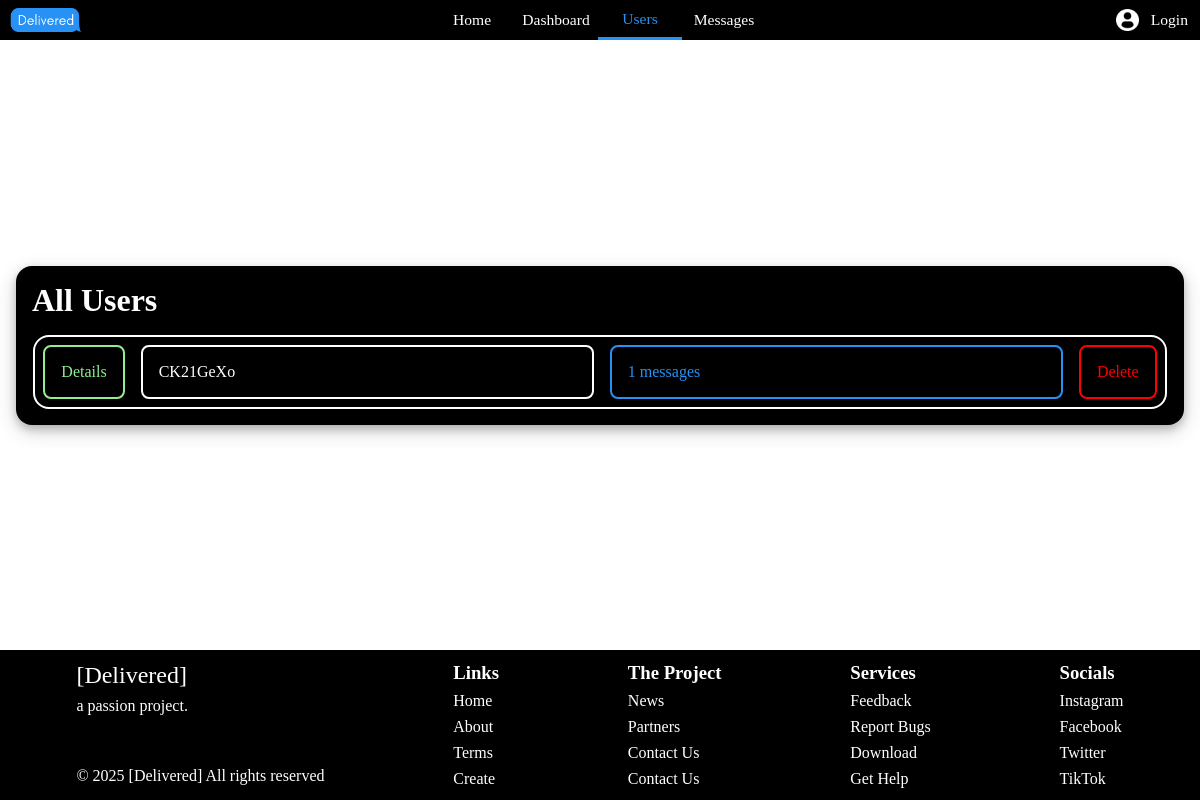
/users.php, run on an earlier commit of the app's database.
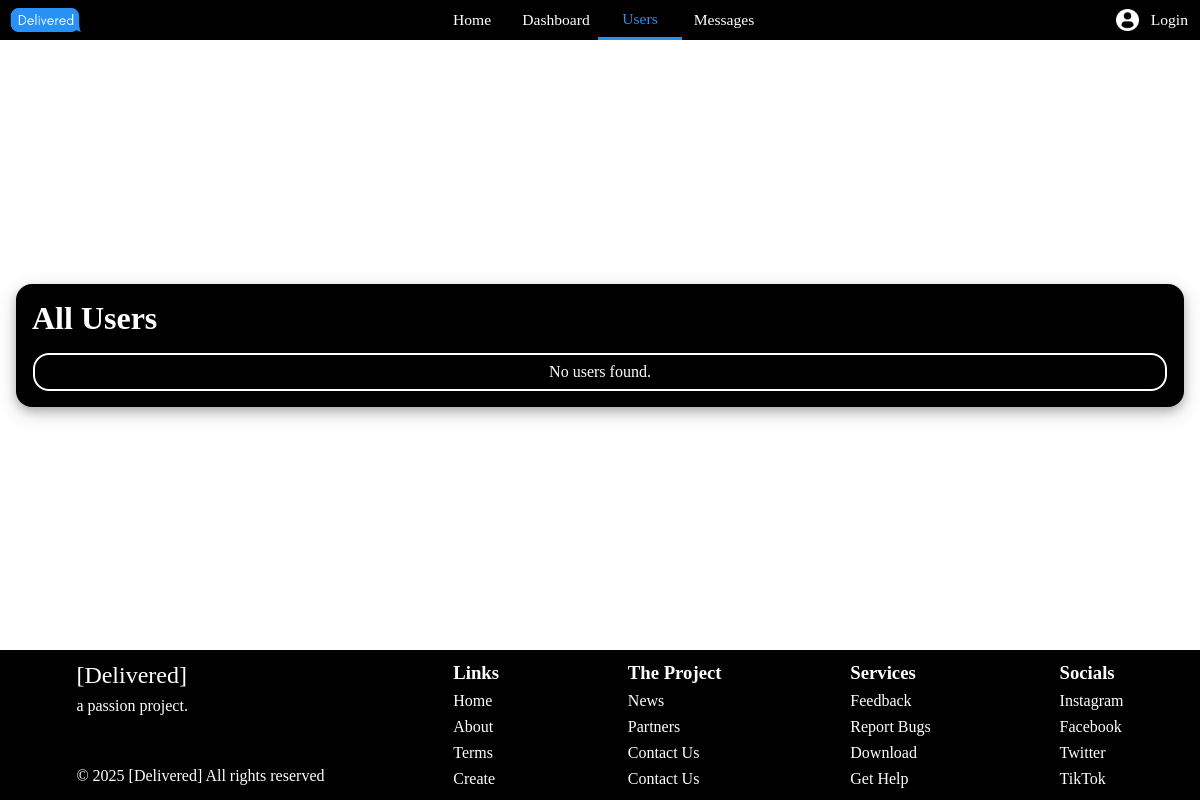
And on a later commit of the database.
### tables this page shows
CREATE TABLE IF NOT EXISTS `tbl_users` (
  `userID` int(11) NOT NULL AUTO_INCREMENT,
  `fname` varchar(50) NOT NULL,
  `lname` varchar(50) NOT NULL,
  `address` varchar(250) NOT NULL,
  `email` varchar(100) NOT NULL,
  `username` varchar(50) NOT NULL,
  `password` varchar(255) NOT NULL,
  `dateCreated` timestamp NOT NULL DEFAULT current_timestamp() ON UPDATE current_timestamp(),
  `dateUpdated` timestamp NOT NULL DEFAULT current_timestamp(),
  PRIMARY KEY (`userID`) USING BTREE,
  UNIQUE KEY `email` (`email`),
  UNIQUE KEY `username` (`username`)
);

### users.php (the view, shortened to what this page needs)
<!DOCTYPE html>
<html lang="en">
<head>
    <link rel="stylesheet" href="template.css">
    <link rel="stylesheet" href="users.css">
    <link href="https://fonts.cdnfonts.com/css/glacial-indifference-2" rel="stylesheet">
</head>
<body>
    <div id='nav-container'>
        <a href = "index.php"><img id='logo' src="icon.png" alt="logo.png"></a>
        <div id='middle-nav'>
            <a href="index.php"><button id='home'>Home</button></a>
            <a href="dashboard.php"><button id='dashboard'>Dashboard</button></a>
            <a href="users.php"><button id='users'>Users</button></a>
            <a href="messages.php"><button id='allMessages'>Messages</button></a>
            <?php
                $servername = "127.0.0.1";
                $username = "root";
                $password = "";
                $dbname = "db_delivered";
                $conn = new mysqli($servername, $username, $password, $dbname);
            ?>
        </div>
        <?php
        if (isset($_SESSION["logged_in"]) && $_SESSION["logged_in"] === true) {
            echo "<div class='dropdown'>";
            echo "  <a href='account.php'><button class='dropdown-button'><img src='profile.png' alt='profile.png'><span>" . htmlspecialchars($_SESSION["username"]) . "</span></button></a>";
            echo "  <div class='dropdown-content'>";
            echo "    <a href='logout.php'>Logout</a>";
            echo "  </div>";
            echo "</div>";
        } else {
            echo "<a href='login.php'><button id='login'><img src='profile.png' alt='profile.png'>Login</button></a>";
        }
        ?>
    </div>
    <div id='users-container'>
        <h1>All Users</h1>
        <?php
            $sql = "SELECT u.userID, u.username, a.adminID, COUNT(m.messageID) AS messageCount, u.address, u.email, u.fname, u.lname, u.dateCreated, u.password, a.dateCreated AS adminCreated
                    FROM tbl_users u
                    LEFT JOIN tbl_admins a ON u.userID = a.userID
                    LEFT JOIN tbl_messages m ON u.userID = m.userID
                    GROUP BY u.userID
                    ORDER BY u.username ASC";
            $result = $conn->query($sql);
            if ($result->num_rows > 0) {
                while ($row = $result->fetch_assoc()) {
                    echo "<div>";
                    echo "<div>";
                    echo "<button class='details' onclick='userDetails(" . $row["userID"] . ")'>Details</button>";
                    echo "<div class='user'>" . htmlspecialchars($row["username"]) . "</div>";
                    echo "<div class='count'>" . $row["messageCount"] . " messages</div>";
                    if (is_null($row["adminID"])) {
                        echo "<button class='delete' onclick='deleteUser(" . $row["userID"] . ")'>Delete</button>";
                    } else {
                        echo "<button class='admin'>Admin</button>";
                    }
                    echo "</div>";
                    echo "</div>";
                }
            } else {
                echo "<div>No users found.</div>";
            }
        ?>
    </div>
    <div id='footer-container'>
        <div>
            <h2>[Delivered]</h2>
            <p>a passion project.</p>
            <br>
            <br>
            <p>© 2025 [Delivered] All rights reserved</p>
        </div>
        <div>
            <h3>Links</h3>
            <a href="index.php">Home</a>
            <a href="about.php">About</a>
            <a href="terms.php">Terms</a>
            <a href="create.php">Create</a>
        </div>
        <div>
            <h3>The Project</h3>
            <p>News</p>
            <p>Partners</p>
            <p>Contact Us</p>
            <p>Contact Us</p>
        </div>
        <div>
            <h3>Services</h3>
            <p>Feedback</p>
            <p>Report Bugs</p>
            <p>Download</p>
            <p>Get Help</p>
        </div>
        <div>
            <h3>Socials</h3>
            <p>Instagram</p>
            <p>Facebook</p>
            <p>Twitter</p>
            <p>TikTok</p>
        </div>
    </div>
</body>
</html>

What changed in the data, as far as the page shows it:
removed tbl_users: username "CK21GeXo", messageCount "1"
Also different on the page:
text now shown: "No users found."
